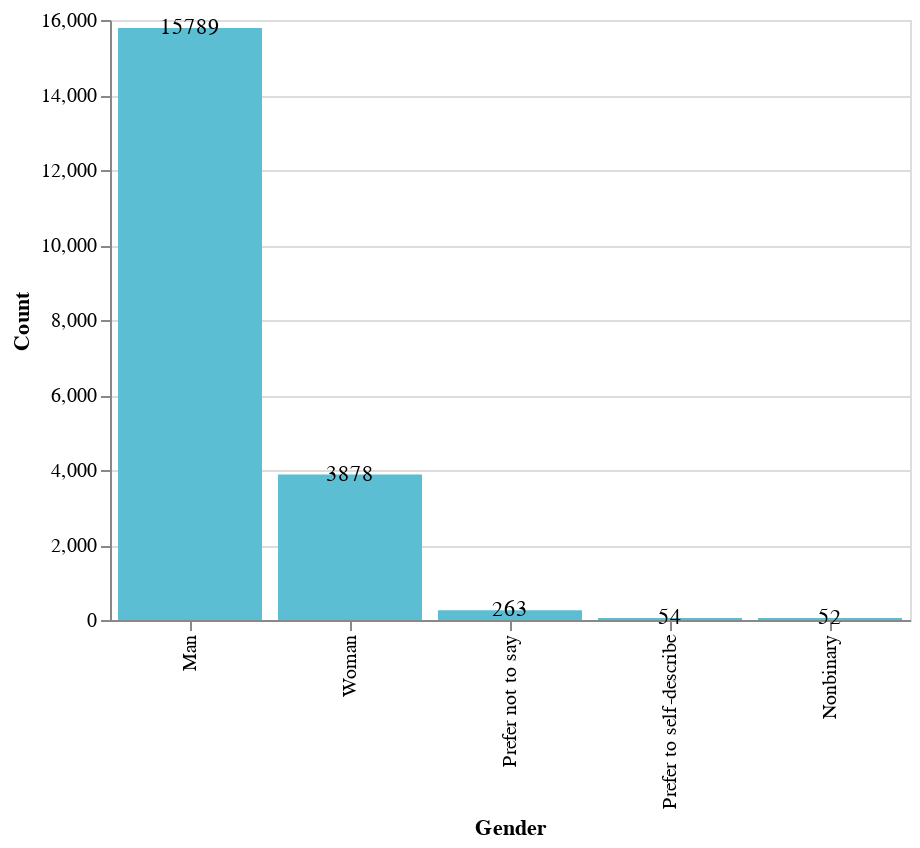

Here is the notebook cell this chart was saved with:
### Code cell
# distribution of gender; bar
Q1 = responses_df.groupby("Q2", as_index = False).count().sort_values(by = ['Q3'], ascending = False, ignore_index = True)
ch = alt.Chart(Q1).mark_bar(
    color = "#5bbed2"
).encode(
    x = alt.X('Q2', sort = '-y', title = "Gender"),
    y = alt.Y('Q3', title = "Count")
)

text = ch.mark_text(
    align = "center",
    dy = 5,
    baseline = 'bottom'
).encode(text = 'Q3')
(ch+text).properties(
    width=400,
    height=300
)

### Figure 1 — Vega-Lite specification as saved in the notebook (floating-point values rounded to 4 significant figures)
{"config": {"view": {"continuousWidth": 400, "continuousHeight": 300}}, "layer": [{"mark": {"type": "bar", "color": "#5bbed2"}, "encoding": {"x": {"type": "nominal", "field": "Q2", "sort": "-y", "title": "Gender"}, "y": {"type": "quantitative", "field": "Q3", "title": "Count"}}}, {"mark": {"type": "text", "align": "center", "baseline": "bottom", "dy": 5}, "encoding": {"text": {"type": "quantitative", "field": "Q3"}, "x": {"type": "nominal", "field": "Q2", "sort": "-y", "title": "Gender"}, "y": {"type": "quantitative", "field": "Q3", "title": "Count"}}}], "data": {"name": "data-70975e51ae39ff342047a10fdee1d4b5"}, "height": 300, "width": 400, "$schema": "https://vega.github.io/schema/vega-lite/v4.8.1.json", "datasets": {"data-70975e51ae39ff342047a10fdee1d4b5": [{"Q2": "Man", "Time from Start to Finish (seconds)": 15789, "Q1": 15789, "Q3": 15789, "Q4": 15446, "Q5": 15218, "Q6": 15099, "Q7_Part_1": 12530, "Q7_Part_2": 3299, "Q7_Part_3": 5940, "Q7_Part_4": 2552, "Q7_Part_5": 3063, "Q7_Part_6": 2641, "Q7_Part_7": 2487, "Q7_Part_8": 238, "Q7_Part_9": 171, "Q7_Part_10": 1561, "Q7_Part_11": 1679, "Q7_Part_12": 149, "Q7_OTHER": 1634, "Q8": 14200, "Q9_Part_1": 9019, "Q9_Part_2": 2946, "Q9_Part_3": 1956, "Q9_Part_4": 4993, "Q9_Part_5": 4190, "Q9_Part_6": 2636, "Q9_Part_7": 2423, "Q9_Part_8": 1973, "Q9_Part_9": 1303, "Q9_Part_10": 1173, "Q9_Part_11": 269, "Q9_OTHER": 929, "Q10_Part_1": 4980, "Q10_Part_2": 5239, "Q10_Part_3": 709, "Q10_Part_4": 159, "Q10_Part_5": 1594, "Q10_Part_6": 85, "Q10_Part_7": 652, "Q10_Part_8": 416, "Q10_Part_9": 202, "Q10_Part_10": 974, "Q10_Part_11": 989, "Q10_Part_12": 319, "Q10_Part_13": 4136, "Q10_OTHER": 392, "Q11": 13650, "Q12_Part_1": 6973, "Q12_Part_2": 792, "Q12_Part_3": 6077, "Q12_OTHER": 509, "Q13": 13480, "Q14_Part_1": 10079, "Q14_Part_2": 7195, "Q14_Part_3": 3338, "Q14_Part_4": 3202, "Q14_Part_5": 899, "Q14_Part_6": 691, "Q14_Part_7": 194, "Q14_Part_8": 775, "Q14_Part_9": 639, "Q14_Part_10": 484, "Q14_Part_11": 1425, "Q14_OTHER": 443, "Q15": 13182, "Q16_Part_1": 8432, "Q16_Part_2": 5803, "Q16_Part_3": 5204, "Q16_Part_4": 3557, "Q16_Part_5": 661, "Q16_Part_6": 184, "Q16_Part_7": 3361, "Q16_Part_8": 1602, "Q16_Part_9": 844, "Q16_Part_10": 458, "Q16_Part_11": 293, "Q16_Part_12": 758, "Q16_Part_13": 386, "Q16_Part_14": 73, "Q16_Part_15": 870, "Q16_OTHER": 292, "Q17_Part_1": 8587, "Q17_Part_2": 7135, "Q17_Part_3": 4416, "Q17_Part_4": 2916, "Q17_Part_5": 616, "Q17_Part_6": 2935, "Q17_Part_7": 4955, "Q17_Part_8": 889, "Q17_Part_9": 2944, "Q17_Part_10": 1107, "Q17_Part_11": 553, "Q17_OTHER": 325, "Q18_Part_1": 1832, "Q18_Part_2": 1685, "Q18_Part_3": 1788, "Q18_Part_4": 3020, "Q18_Part_5": 945, "Q18_Part_6": 950, "Q18_OTHER": 58, "Q19_Part_1": 1785, "Q19_Part_2": 1284, "Q19_Part_3": 476, "Q19_Part_4": 1231, "Q19_Part_5": 882, "Q19_OTHER": 67, "Q20": 9372, "Q21": 9289, "Q22": 9184, "Q23_Part_1": 5326, "Q23_Part_2": 2751, "Q23_Part_3": 3479, "Q23_Part_4": 2298, "Q23_Part_5": 2662, "Q23_Part_6": 1914, "Q23_Part_7": 1446, "Q23_OTHER": 383, "Q24": 8872, "Q25": 8767, "Q26_A_Part_1": 2423, "Q26_A_Part_2": 1466, "Q26_A_Part_3": 1969, "Q26_A_Part_4": 349, "Q26_A_Part_5": 223, "Q26_A_Part_6": 127, "Q26_A_Part_7": 154, "Q26_A_Part_8": 193, "Q26_A_Part_9": 95, "Q26_A_Part_10": 65, "Q26_A_Part_11": 1556, "Q26_A_OTHER": 208, "Q27_A_Part_1": 1458, "Q27_A_Part_2": 834, "Q27_A_Part_3": 541, "Q27_A_Part_4": 736, "Q27_A_Part_5": 440, "Q27_A_Part_6": 399, "Q27_A_Part_7": 897, "Q27_A_Part_8": 570, "Q27_A_Part_9": 297, "Q27_A_Part_10": 536, "Q27_A_Part_11": 905, "Q27_A_OTHER": 86, "Q28_A_Part_1": 532, "Q28_A_Part_2": 168, "Q28_A_Part_3": 199, "Q28_A_Part_4": 458, "Q28_A_Part_5": 262, "Q28_A_Part_6": 626, "Q28_A_Part_7": 192, "Q28_A_Part_8": 326, "Q28_A_Part_9": 375, "Q28_A_Part_10": 2212, "Q28_A_OTHER": 86, "Q29_A_Part_1": 2102, "Q29_A_Part_2": 1473, "Q29_A_Part_3": 1023, "Q29_A_Part_4": 802, "Q29_A_Part_5": 1115, "Q29_A_Part_6": 230, "Q29_A_Part_7": 223, "Q29_A_Part_8": 1320, "Q29_A_Part_9": 382, "Q29_A_Part_10": 376, "Q29_A_Part_11": 388, "Q29_A_Part_12": 265, "Q29_A_Part_13": 358, "Q29_A_Part_14": 583, "Q29_A_Part_15": 353, "Q29_A_Part_16": 205, "Q29_A_Part_17": 1258, "Q29_A_OTHER": 312, "Q30": 3049, "Q31_A_Part_1": 143, "Q31_A_Part_2": 1412, "Q31_A_Part_3": 533, "Q31_A_Part_4": 109, "Q31_A_Part_5": 1550, "Q31_A_Part_6": 235, "Q31_A_Part_7": 59, "Q31_A_Part_8": 267, "Q31_A_Part_9": 43, "Q31_A_Part_10": 71, "Q31_A_Part_11": 132, "Q31_A_Part_12": 45, "Q31_A_Part_13": 139, "Q31_A_Part_14": 2627, "Q31_A_OTHER": 291, "Q32": 1288, "Q33_A_Part_1": 575, "Q33_A_Part_2": 455, "Q33_A_Part_3": 692, "Q33_A_Part_4": 188, "Q33_A_Part_5": 600, "Q33_A_Part_6": 497, "Q33_A_Part_7": 3970, "Q33_A_OTHER": 109, "Q34_A_Part_1": 307, "Q34_A_Part_2": 134, "Q34_A_Part_3": 119, "Q34_A_Part_4": 119, "Q34_A_Part_5": 103, "Q34_A_Part_6": 349, "Q34_A_Part_7": 499, "Q34_A_Part_8": 243, "Q34_A_Part_9": 35, "Q34_A_Part_10": 86, "Q34_A_Part_11": 562, "Q34_A_OTHER": 136, "Q35_A_Part_1": 132, "Q35_A_Part_2": 313, "Q35_A_Part_3": 59, "Q35_A_Part_4": 49, "Q35_A_Part_5": 1172, "Q35_A_Part_6": 57, "Q35_A_Part_7": 75, "Q35_A_Part_8": 168, "Q35_A_Part_9": 57, "Q35_A_Part_10": 3999, "Q35_A_OTHER": 198, "Q36_Part_1": 193, "Q36_Part_2": 167, "Q36_Part_3": 81, "Q36_Part_4": 2958, "Q36_Part_5": 467, "Q36_Part_6": 1616, "Q36_Part_7": 1091, "Q36_Part_8": 270, "Q36_Part_9": 1936, "Q36_OTHER": 178, "Q37_Part_1": 6003, "Q37_Part_2": 2038, "Q37_Part_3": 4002, "Q37_Part_4": 2375, "Q37_Part_5": 941, "Q37_Part_6": 1685, "Q37_Part_7": 3788, "Q37_Part_8": 1238, "Q37_Part_9": 873, "Q37_Part_10": 2759, "Q37_Part_11": 1093, "Q37_OTHER": 1289, "Q38": 10832, "Q39_Part_1": 2403, "Q39_Part_2": 2181, "Q39_Part_3": 1811, "Q39_Part_4": 6449, "Q39_Part_5": 1799, "Q39_Part_6": 5681, "Q39_Part_7": 1210, "Q39_Part_8": 5159, "Q39_Part_9": 2151, "Q39_Part_10": 1285, "Q39_Part_11": 540, "Q39_OTHER": 386, "Q26_B_Part_1": 4136, "Q26_B_Part_2": 2968, "Q26_B_Part_3": 4086, "Q26_B_Part_4": 1277, "Q26_B_Part_5": 724, "Q26_B_Part_6": 412, "Q26_B_Part_7": 342, "Q26_B_Part_8": 279, "Q26_B_Part_9": 308, "Q26_B_Part_10": 233, "Q26_B_Part_11": 1013, "Q26_B_OTHER": 118, "Q27_B_Part_1": 1916, "Q27_B_Part_2": 2017, "Q27_B_Part_3": 1333, "Q27_B_Part_4": 1937, "Q27_B_Part_5": 1423, "Q27_B_Part_6": 1377, "Q27_B_Part_7": 2573, "Q27_B_Part_8": 2027, "Q27_B_Part_9": 1527, "Q27_B_Part_10": 1915, "Q27_B_Part_11": 727, "Q27_B_OTHER": 72, "Q28_B_Part_1": 1375, "Q28_B_Part_2": 1248, "Q28_B_Part_3": 1097, "Q28_B_Part_4": 1864, "Q28_B_Part_5": 1062, "Q28_B_Part_6": 2613, "Q28_B_Part_7": 1576, "Q28_B_Part_8": 2101, "Q28_B_Part_9": 2204, "Q28_B_Part_10": 1001, "Q28_B_OTHER": 66, "Q29_B_Part_1": 3162, "Q29_B_Part_2": 1712, "Q29_B_Part_3": 1619, "Q29_B_Part_4": 1054, "Q29_B_Part_5": 2424, "Q29_B_Part_6": 483, "Q29_B_Part_7": 531, "Q29_B_Part_8": 1455, "Q29_B_Part_9": 611, "Q29_B_Part_10": 873, "Q29_B_Part_11": 659, "Q29_B_Part_12": 530, "Q29_B_Part_13": 848, "Q29_B_Part_14": 1442, "Q29_B_Part_15": 1508, "Q29_B_Part_16": 871, "Q29_B_Part_17": 1048, "Q29_B_OTHER": 123, "Q31_B_Part_1": 2412, "Q31_B_Part_2": 670, "Q31_B_Part_3": 1956, "Q31_B_Part_4": 210, "Q31_B_Part_5": 2847, "Q31_B_Part_6": 612, "Q31_B_Part_7": 397, "Q31_B_Part_8": 432, "Q31_B_Part_9": 129, "Q31_B_Part_10": 133, "Q31_B_Part_11": 250, "Q31_B_Part_12": 152, "Q31_B_Part_13": 684, "Q31_B_Part_14": 1767, "Q31_B_OTHER": 130, "Q33_B_Part_1": 1904, "Q33_B_Part_2": 1979, "Q33_B_Part_3": 2528, "Q33_B_Part_4": 1169, "Q33_B_Part_5": 1933, "Q33_B_Part_6": 2446, "Q33_B_Part_7": 1694, "Q33_B_OTHER": 132, "Q34_B_Part_1": 1899, "Q34_B_Part_2": 680, "Q34_B_Part_3": 561, "Q34_B_Part_4": 610, "Q34_B_Part_5": 344, "Q34_B_Part_6": 1868, "Q34_B_Part_7": 2160, "Q34_B_Part_8": 1058, "Q34_B_Part_9": 228, "Q34_B_Part_10": 521, "Q34_B_Part_11": 640, "Q34_B_OTHER": 134, "Q35_B_Part_1": 695, "Q35_B_Part_2": 885, "Q35_B_Part_3": 364, "Q35_B_Part_4": 306, "Q35_B_Part_5": 2521, "Q35_B_Part_6": 413, "Q35_B_Part_7": 330, "Q35_B_Part_8": 610, "Q35_B_Part_9": 367, "Q35_B_Part_10": 2467, "Q35_B_OTHER": 174}, {"Q2": "Woman", "Time from Start to Finish (seconds)": 3878, "Q1": 3878, "Q3": 3878, "Q4": 3764, "Q5": 3713, "Q6": 3680, "Q7_Part_1": 2736, "Q7_Part_2": 908, "Q7_Part_3": 1460, "Q7_Part_4": 707, "Q7_Part_5": 698, "Q7_Part_6": 674, "Q7_Part_7": 449, "Q7_Part_8": 16, "Q7_Part_9": 20, "Q7_Part_10": 164, "Q7_Part_11": 497, "Q7_Part_12": 51, "Q7_OTHER": 266, "Q8": 3316, "Q9_Part_1": 2014, "Q9_Part_2": 813, "Q9_Part_3": 451, "Q9_Part_4": 771, "Q9_Part_5": 823, "Q9_Part_6": 599, "Q9_Part_7": 623, "Q9_Part_8": 432, "Q9_Part_9": 148, "Q9_Part_10": 402, "Q9_Part_11": 109, "Q9_OTHER": 201, "Q10_Part_1": 922, "Q10_Part_2": 995, "Q10_Part_3": 136, "Q10_Part_4": 18, "Q10_Part_5": 441, "Q10_Part_6": 17, "Q10_Part_7": 176, "Q10_Part_8": 76, "Q10_Part_9": 38, "Q10_Part_10": 223, "Q10_Part_11": 219, "Q10_Part_12": 67, "Q10_Part_13": 1052, "Q10_OTHER": 86, "Q11": 3102, "Q12_Part_1": 1207, "Q12_Part_2": 150, "Q12_Part_3": 1680, "Q12_OTHER": 147, "Q13": 3027, "Q14_Part_1": 2063, "Q14_Part_2": 1507, "Q14_Part_3": 731, "Q14_Part_4": 863, "Q14_Part_5": 218, "Q14_Part_6": 117, "Q14_Part_7": 33, "Q14_Part_8": 127, "Q14_Part_9": 197, "Q14_Part_10": 101, "Q14_Part_11": 432, "Q14_OTHER": 109, "Q15": 2928, "Q16_Part_1": 1660, "Q16_Part_2": 1016, "Q16_Part_3": 891, "Q16_Part_4": 555, "Q16_Part_5": 66, "Q16_Part_6": 31, "Q16_Part_7": 512, "Q16_Part_8": 168, "Q16_Part_9": 102, "Q16_Part_10": 61, "Q16_Part_11": 45, "Q16_Part_12": 166, "Q16_Part_13": 89, "Q16_Part_14": 9, "Q16_Part_15": 317, "Q16_OTHER": 68, "Q17_Part_1": 1801, "Q17_Part_2": 1532, "Q17_Part_3": 641, "Q17_Part_4": 673, "Q17_Part_5": 98, "Q17_Part_6": 372, "Q17_Part_7": 800, "Q17_Part_8": 112, "Q17_Part_9": 466, "Q17_Part_10": 159, "Q17_Part_11": 170, "Q17_OTHER": 69, "Q18_Part_1": 262, "Q18_Part_2": 280, "Q18_Part_3": 253, "Q18_Part_4": 433, "Q18_Part_5": 119, "Q18_Part_6": 186, "Q18_OTHER": 10, "Q19_Part_1": 281, "Q19_Part_2": 202, "Q19_Part_3": 67, "Q19_Part_4": 163, "Q19_Part_5": 149, "Q19_OTHER": 14, "Q20": 1846, "Q21": 1809, "Q22": 1764, "Q23_Part_1": 991, "Q23_Part_2": 509, "Q23_Part_3": 458, "Q23_Part_4": 379, "Q23_Part_5": 399, "Q23_Part_6": 383, "Q23_Part_7": 281, "Q23_OTHER": 128, "Q24": 1683, "Q25": 1629, "Q26_A_Part_1": 329, "Q26_A_Part_2": 208, "Q26_A_Part_3": 285, "Q26_A_Part_4": 83, "Q26_A_Part_5": 58, "Q26_A_Part_6": 40, "Q26_A_Part_7": 35, "Q26_A_Part_8": 52, "Q26_A_Part_9": 17, "Q26_A_Part_10": 8, "Q26_A_Part_11": 263, "Q26_A_OTHER": 31, "Q27_A_Part_1": 166, "Q27_A_Part_2": 94, "Q27_A_Part_3": 64, "Q27_A_Part_4": 108, "Q27_A_Part_5": 57, "Q27_A_Part_6": 54, "Q27_A_Part_7": 105, "Q27_A_Part_8": 74, "Q27_A_Part_9": 48, "Q27_A_Part_10": 75, "Q27_A_Part_11": 157, "Q27_A_OTHER": 11, "Q28_A_Part_1": 72, "Q28_A_Part_2": 21, "Q28_A_Part_3": 21, "Q28_A_Part_4": 79, "Q28_A_Part_5": 36, "Q28_A_Part_6": 89, "Q28_A_Part_7": 38, "Q28_A_Part_8": 52, "Q28_A_Part_9": 63, "Q28_A_Part_10": 311, "Q28_A_OTHER": 13, "Q29_A_Part_1": 350, "Q29_A_Part_2": 169, "Q29_A_Part_3": 125, "Q29_A_Part_4": 136, "Q29_A_Part_5": 135, "Q29_A_Part_6": 41, "Q29_A_Part_7": 39, "Q29_A_Part_8": 212, "Q29_A_Part_9": 74, "Q29_A_Part_10": 49, "Q29_A_Part_11": 44, "Q29_A_Part_12": 36, "Q29_A_Part_13": 43, "Q29_A_Part_14": 73, "Q29_A_Part_15": 64, "Q29_A_Part_16": 30, "Q29_A_Part_17": 215, "Q29_A_OTHER": 37, "Q30": 407, "Q31_A_Part_1": 24, "Q31_A_Part_2": 217, "Q31_A_Part_3": 89, "Q31_A_Part_4": 11, "Q31_A_Part_5": 262, "Q31_A_Part_6": 31, "Q31_A_Part_7": 13, "Q31_A_Part_8": 47, "Q31_A_Part_9": 12, "Q31_A_Part_10": 14, "Q31_A_Part_11": 26, "Q31_A_Part_12": 15, "Q31_A_Part_13": 27, "Q31_A_Part_14": 383, "Q31_A_OTHER": 47, "Q32": 195, "Q33_A_Part_1": 67, "Q33_A_Part_2": 61, "Q33_A_Part_3": 103, "Q33_A_Part_4": 30, "Q33_A_Part_5": 65, "Q33_A_Part_6": 74, "Q33_A_Part_7": 643, "Q33_A_OTHER": 18, "Q34_A_Part_1": 48, "Q34_A_Part_2": 22, "Q34_A_Part_3": 21, "Q34_A_Part_4": 27, "Q34_A_Part_5": 12, "Q34_A_Part_6": 58, "Q34_A_Part_7": 71, "Q34_A_Part_8": 38, "Q34_A_Part_9": 6, "Q34_A_Part_10": 21, "Q34_A_Part_11": 70, "Q34_A_OTHER": 19, "Q35_A_Part_1": 16, "Q35_A_Part_2": 50, "Q35_A_Part_3": 10, "Q35_A_Part_4": 7, "Q35_A_Part_5": 129, "Q35_A_Part_6": 8, "Q35_A_Part_7": 10, "Q35_A_Part_8": 40, "Q35_A_Part_9": 15, "Q35_A_Part_10": 665, "Q35_A_OTHER": 25, "Q36_Part_1": 32, "Q36_Part_2": 16, "Q36_Part_3": 7, "Q36_Part_4": 430, "Q36_Part_5": 54, "Q36_Part_6": 236, "Q36_Part_7": 141, "Q36_Part_8": 52, "Q36_Part_9": 338, "Q36_OTHER": 23, "Q37_Part_1": 1265, "Q37_Part_2": 414, "Q37_Part_3": 753, "Q37_Part_4": 606, "Q37_Part_5": 94, "Q37_Part_6": 341, "Q37_Part_7": 770, "Q37_Part_8": 353, "Q37_Part_9": 190, "Q37_Part_10": 749, "Q37_Part_11": 176, "Q37_OTHER": 322, "Q38": 2229, "Q39_Part_1": 414, "Q39_Part_2": 445, "Q39_Part_3": 277, "Q39_Part_4": 1268, "Q39_Part_5": 441, "Q39_Part_6": 1111, "Q39_Part_7": 248, "Q39_Part_8": 1106, "Q39_Part_9": 438, "Q39_Part_10": 248, "Q39_Part_11": 133, "Q39_OTHER": 78, "Q26_B_Part_1": 1018, "Q26_B_Part_2": 754, "Q26_B_Part_3": 969, "Q26_B_Part_4": 443, "Q26_B_Part_5": 317, "Q26_B_Part_6": 154, "Q26_B_Part_7": 130, "Q26_B_Part_8": 126, "Q26_B_Part_9": 102, "Q26_B_Part_10": 64, "Q26_B_Part_11": 280, "Q26_B_OTHER": 38, "Q27_B_Part_1": 426, "Q27_B_Part_2": 445, "Q27_B_Part_3": 332, "Q27_B_Part_4": 520, "Q27_B_Part_5": 391, "Q27_B_Part_6": 380, "Q27_B_Part_7": 622, "Q27_B_Part_8": 573, "Q27_B_Part_9": 410, "Q27_B_Part_10": 502, "Q27_B_Part_11": 168, "Q27_B_OTHER": 26, "Q28_B_Part_1": 309, "Q28_B_Part_2": 372, "Q28_B_Part_3": 285, "Q28_B_Part_4": 545, "Q28_B_Part_5": 308, "Q28_B_Part_6": 716, "Q28_B_Part_7": 439, "Q28_B_Part_8": 608, "Q28_B_Part_9": 589, "Q28_B_Part_10": 189, "Q28_B_OTHER": 20, "Q29_B_Part_1": 881, "Q29_B_Part_2": 386, "Q29_B_Part_3": 448, "Q29_B_Part_4": 431, "Q29_B_Part_5": 586, "Q29_B_Part_6": 195, "Q29_B_Part_7": 199, "Q29_B_Part_8": 477, "Q29_B_Part_9": 221, "Q29_B_Part_10": 269, "Q29_B_Part_11": 194, "Q29_B_Part_12": 146, "Q29_B_Part_13": 207, "Q29_B_Part_14": 383, "Q29_B_Part_15": 486, "Q29_B_Part_16": 200, "Q29_B_Part_17": 195, "Q29_B_OTHER": 40, "Q31_B_Part_1": 693, "Q31_B_Part_2": 219, "Q31_B_Part_3": 595, "Q31_B_Part_4": 69, "Q31_B_Part_5": 843, "Q31_B_Part_6": 195, "Q31_B_Part_7": 151, "Q31_B_Part_8": 134, "Q31_B_Part_9": 49, "Q31_B_Part_10": 44, "Q31_B_Part_11": 87, "Q31_B_Part_12": 48, "Q31_B_Part_13": 305, "Q31_B_Part_14": 291, "Q31_B_OTHER": 43, "Q33_B_Part_1": 481, "Q33_B_Part_2": 516, "Q33_B_Part_3": 686, "Q33_B_Part_4": 311, "Q33_B_Part_5": 425, "Q33_B_Part_6": 669, "Q33_B_Part_7": 373, "Q33_B_OTHER": 49, "Q34_B_Part_1": 541, "Q34_B_Part_2": 168, "Q34_B_Part_3": 224, "Q34_B_Part_4": 212, "Q34_B_Part_5": 93, "Q34_B_Part_6": 480, "Q34_B_Part_7": 553, "Q34_B_Part_8": 270, "Q34_B_Part_9": 76, "Q34_B_Part_10": 175, "Q34_B_Part_11": 142, "Q34_B_OTHER": 52, "Q35_B_Part_1": 226, "Q35_B_Part_2": 273, "Q35_B_Part_3": 121, "Q35_B_Part_4": 116, "Q35_B_Part_5": 633, "Q35_B_Part_6": 137, "Q35_B_Part_7": 140, "Q35_B_Part_8": 225, "Q35_B_Part_9": 147, "Q35_B_Part_10": 553, "Q35_B_OTHER": 66}, {"Q2": "Prefer not to say", "Time from Start to Finish (seconds)": 263, "Q1": 263, "Q3": 263, "Q4": 256, "Q5": 245, "Q6": 242, "Q7_Part_1": 182, "Q7_Part_2": 48, "Q7_Part_3": 97, "Q7_Part_4": 36, "Q7_Part_5": 43, "Q7_Part_6": 42, "Q7_Part_7": 41, "Q7_Part_8": 5, "Q7_Part_9": 4, "Q7_Part_10": 31, "Q7_Part_11": 28, "Q7_Part_12": 6, "Q7_OTHER": 31, "Q8": 216, "Q9_Part_1": 123, "Q9_Part_2": 49, "Q9_Part_3": 25, "Q9_Part_4": 75, "Q9_Part_5": 62, "Q9_Part_6": 43, "Q9_Part_7": 61, "Q9_Part_8": 32, "Q9_Part_9": 36, "Q9_Part_10": 23, "Q9_Part_11": 7, "Q9_OTHER": 18, "Q10_Part_1": 58, "Q10_Part_2": 68, "Q10_Part_3": 8, "Q10_Part_4": 1, "Q10_Part_5": 24, "Q10_Part_6": 3, "Q10_Part_7": 15, "Q10_Part_8": 3, "Q10_Part_9": 5, "Q10_Part_10": 15, "Q10_Part_11": 17, "Q10_Part_12": 6, "Q10_Part_13": 71, "Q10_OTHER": 5, "Q11": 197, "Q12_Part_1": 91, "Q12_Part_2": 13, "Q12_Part_3": 95, "Q12_OTHER": 8, "Q13": 194, "Q14_Part_1": 140, "Q14_Part_2": 79, "Q14_Part_3": 39, "Q14_Part_4": 41, "Q14_Part_5": 13, "Q14_Part_6": 18, "Q14_Part_7": 3, "Q14_Part_8": 13, "Q14_Part_9": 8, "Q14_Part_10": 6, "Q14_Part_11": 31, "Q14_OTHER": 10, "Q15": 187, "Q16_Part_1": 105, "Q16_Part_2": 86, "Q16_Part_3": 65, "Q16_Part_4": 55, "Q16_Part_5": 10, "Q16_Part_6": 3, "Q16_Part_7": 43, "Q16_Part_8": 20, "Q16_Part_9": 7, "Q16_Part_10": 8, "Q16_Part_11": 5, "Q16_Part_12": 13, "Q16_Part_13": 4, "Q16_Part_14": 1, "Q16_Part_15": 14, "Q16_OTHER": 5, "Q17_Part_1": 118, "Q17_Part_2": 91, "Q17_Part_3": 50, "Q17_Part_4": 38, "Q17_Part_5": 9, "Q17_Part_6": 37, "Q17_Part_7": 73, "Q17_Part_8": 17, "Q17_Part_9": 39, "Q17_Part_10": 21, "Q17_Part_11": 11, "Q17_OTHER": 10, "Q18_Part_1": 30, "Q18_Part_2": 29, "Q18_Part_3": 28, "Q18_Part_4": 44, "Q18_Part_5": 18, "Q18_Part_6": 10, "Q18_OTHER": 2, "Q19_Part_1": 29, "Q19_Part_2": 21, "Q19_Part_3": 10, "Q19_Part_4": 24, "Q19_Part_5": 9, "Q19_OTHER": 0, "Q20": 139, "Q21": 138, "Q22": 136, "Q23_Part_1": 77, "Q23_Part_2": 44, "Q23_Part_3": 54, "Q23_Part_4": 35, "Q23_Part_5": 45, "Q23_Part_6": 31, "Q23_Part_7": 22, "Q23_OTHER": 5, "Q24": 131, "Q25": 131, "Q26_A_Part_1": 39, "Q26_A_Part_2": 23, "Q26_A_Part_3": 28, "Q26_A_Part_4": 7, "Q26_A_Part_5": 4, "Q26_A_Part_6": 1, "Q26_A_Part_7": 1, "Q26_A_Part_8": 1, "Q26_A_Part_9": 3, "Q26_A_Part_10": 3, "Q26_A_Part_11": 16, "Q26_A_OTHER": 5, "Q27_A_Part_1": 20, "Q27_A_Part_2": 14, "Q27_A_Part_3": 10, "Q27_A_Part_4": 6, "Q27_A_Part_5": 4, "Q27_A_Part_6": 6, "Q27_A_Part_7": 12, "Q27_A_Part_8": 7, "Q27_A_Part_9": 2, "Q27_A_Part_10": 8, "Q27_A_Part_11": 16, "Q27_A_OTHER": 1, "Q28_A_Part_1": 5, "Q28_A_Part_2": 2, "Q28_A_Part_3": 2, "Q28_A_Part_4": 3, "Q28_A_Part_5": 5, "Q28_A_Part_6": 6, "Q28_A_Part_7": 3, "Q28_A_Part_8": 6, "Q28_A_Part_9": 6, "Q28_A_Part_10": 39, "Q28_A_OTHER": 1, "Q29_A_Part_1": 26, "Q29_A_Part_2": 27, "Q29_A_Part_3": 20, "Q29_A_Part_4": 17, "Q29_A_Part_5": 10, "Q29_A_Part_6": 2, "Q29_A_Part_7": 6, "Q29_A_Part_8": 21, "Q29_A_Part_9": 6, "Q29_A_Part_10": 6, "Q29_A_Part_11": 8, "Q29_A_Part_12": 7, "Q29_A_Part_13": 8, "Q29_A_Part_14": 12, "Q29_A_Part_15": 10, "Q29_A_Part_16": 8, "Q29_A_Part_17": 17, "Q29_A_OTHER": 5, "Q30": 44, "Q31_A_Part_1": 3, "Q31_A_Part_2": 14, "Q31_A_Part_3": 5, "Q31_A_Part_4": 1, "Q31_A_Part_5": 17, "Q31_A_Part_6": 1, "Q31_A_Part_7": 0, "Q31_A_Part_8": 3, "Q31_A_Part_9": 1, "Q31_A_Part_10": 0, "Q31_A_Part_11": 2, "Q31_A_Part_12": 1, "Q31_A_Part_13": 4, "Q31_A_Part_14": 43, "Q31_A_OTHER": 6, "Q32": 11, "Q33_A_Part_1": 8, "Q33_A_Part_2": 5, "Q33_A_Part_3": 16, "Q33_A_Part_4": 5, "Q33_A_Part_5": 12, "Q33_A_Part_6": 9, "Q33_A_Part_7": 52, "Q33_A_OTHER": 3, "Q34_A_Part_1": 5, "Q34_A_Part_2": 5, "Q34_A_Part_3": 5, "Q34_A_Part_4": 4, "Q34_A_Part_5": 4, "Q34_A_Part_6": 8, "Q34_A_Part_7": 11, "Q34_A_Part_8": 4, "Q34_A_Part_9": 2, "Q34_A_Part_10": 4, "Q34_A_Part_11": 5, "Q34_A_OTHER": 5, "Q35_A_Part_1": 1, "Q35_A_Part_2": 5, "Q35_A_Part_3": 1, "Q35_A_Part_4": 1, "Q35_A_Part_5": 17, "Q35_A_Part_6": 1, "Q35_A_Part_7": 1, "Q35_A_Part_8": 2, "Q35_A_Part_9": 2, "Q35_A_Part_10": 54, "Q35_A_OTHER": 6, "Q36_Part_1": 2, "Q36_Part_2": 2, "Q36_Part_3": 3, "Q36_Part_4": 35, "Q36_Part_5": 5, "Q36_Part_6": 20, "Q36_Part_7": 11, "Q36_Part_8": 6, "Q36_Part_9": 34, "Q36_OTHER": 7, "Q37_Part_1": 77, "Q37_Part_2": 31, "Q37_Part_3": 56, "Q37_Part_4": 35, "Q37_Part_5": 14, "Q37_Part_6": 19, "Q37_Part_7": 51, "Q37_Part_8": 20, "Q37_Part_9": 9, "Q37_Part_10": 43, "Q37_Part_11": 29, "Q37_OTHER": 18, "Q38": 162, "Q39_Part_1": 34, "Q39_Part_2": 30, "Q39_Part_3": 30, "Q39_Part_4": 87, "Q39_Part_5": 23, "Q39_Part_6": 73, "Q39_Part_7": 23, "Q39_Part_8": 70, "Q39_Part_9": 40, "Q39_Part_10": 18, "Q39_Part_11": 11, "Q39_OTHER": 6, "Q26_B_Part_1": 55, "Q26_B_Part_2": 35, "Q26_B_Part_3": 62, "Q26_B_Part_4": 15, "Q26_B_Part_5": 10, "Q26_B_Part_6": 9, "Q26_B_Part_7": 5, "Q26_B_Part_8": 6, "Q26_B_Part_9": 7, "Q26_B_Part_10": 4, "Q26_B_Part_11": 21, "Q26_B_OTHER": 5, "Q27_B_Part_1": 23, "Q27_B_Part_2": 21, "Q27_B_Part_3": 14, "Q27_B_Part_4": 18, "Q27_B_Part_5": 13, "Q27_B_Part_6": 13, "Q27_B_Part_7": 40, "Q27_B_Part_8": 33, "Q27_B_Part_9": 23, "Q27_B_Part_10": 30, "Q27_B_Part_11": 15, "Q27_B_OTHER": 2, "Q28_B_Part_1": 12, "Q28_B_Part_2": 16, "Q28_B_Part_3": 12, "Q28_B_Part_4": 19, "Q28_B_Part_5": 11, "Q28_B_Part_6": 38, "Q28_B_Part_7": 14, "Q28_B_Part_8": 29, "Q28_B_Part_9": 29, "Q28_B_Part_10": 23, "Q28_B_OTHER": 1, "Q29_B_Part_1": 40, "Q29_B_Part_2": 25, "Q29_B_Part_3": 23, "Q29_B_Part_4": 15, "Q29_B_Part_5": 35, "Q29_B_Part_6": 12, "Q29_B_Part_7": 10, "Q29_B_Part_8": 20, "Q29_B_Part_9": 8, "Q29_B_Part_10": 13, "Q29_B_Part_11": 9, "Q29_B_Part_12": 12, "Q29_B_Part_13": 12, "Q29_B_Part_14": 18, "Q29_B_Part_15": 22, "Q29_B_Part_16": 10, "Q29_B_Part_17": 24, "Q29_B_OTHER": 5, "Q31_B_Part_1": 23, "Q31_B_Part_2": 11, "Q31_B_Part_3": 27, "Q31_B_Part_4": 6, "Q31_B_Part_5": 30, "Q31_B_Part_6": 8, "Q31_B_Part_7": 6, "Q31_B_Part_8": 7, "Q31_B_Part_9": 3, "Q31_B_Part_10": 3, "Q31_B_Part_11": 5, "Q31_B_Part_12": 2, "Q31_B_Part_13": 10, "Q31_B_Part_14": 38, "Q31_B_OTHER": 5, "Q33_B_Part_1": 23, "Q33_B_Part_2": 29, "Q33_B_Part_3": 39, "Q33_B_Part_4": 22, "Q33_B_Part_5": 23, "Q33_B_Part_6": 32, "Q33_B_Part_7": 29, "Q33_B_OTHER": 4, "Q34_B_Part_1": 26, "Q34_B_Part_2": 8, "Q34_B_Part_3": 9, "Q34_B_Part_4": 5, "Q34_B_Part_5": 5, "Q34_B_Part_6": 25, "Q34_B_Part_7": 26, "Q34_B_Part_8": 15, "Q34_B_Part_9": 5, "Q34_B_Part_10": 5, "Q34_B_Part_11": 13, "Q34_B_OTHER": 3, "Q35_B_Part_1": 11, "Q35_B_Part_2": 9, "Q35_B_Part_3": 6, "Q35_B_Part_4": 4, "Q35_B_Part_5": 31, "Q35_B_Part_6": 3, "Q35_B_Part_7": 6, "Q35_B_Part_8": 7, "Q35_B_Part_9": 2, "Q35_B_Part_10": 40, "Q35_B_OTHER": 6}, {"Q2": "Prefer to self-describe", "Time from Start to Finish (seconds)": 54, "Q1": 54, "Q3": 54, "Q4": 53, "Q5": 53, "Q6": 52, "Q7_Part_1": 41, "Q7_Part_2": 8, "Q7_Part_3": 18, "Q7_Part_4": 12, "Q7_Part_5": 13, "Q7_Part_6": 9, "Q7_Part_7": 12, "Q7_Part_8": 2, "Q7_Part_9": 1, "Q7_Part_10": 10, "Q7_Part_11": 6, "Q7_Part_12": 0, "Q7_OTHER": 7, "Q8": 45, "Q9_Part_1": 33, "Q9_Part_2": 6, "Q9_Part_3": 7, "Q9_Part_4": 17, "Q9_Part_5": 14, "Q9_Part_6": 9, "Q9_Part_7": 11, "Q9_Part_8": 9, "Q9_Part_9": 7, "Q9_Part_10": 1, "Q9_Part_11": 0, "Q9_OTHER": 8, "Q10_Part_1": 17, "Q10_Part_2": 13, "Q10_Part_3": 3, "Q10_Part_4": 1, "Q10_Part_5": 6, "Q10_Part_6": 0, "Q10_Part_7": 1, "Q10_Part_8": 2, "Q10_Part_9": 0, "Q10_Part_10": 4, "Q10_Part_11": 1, "Q10_Part_12": 2, "Q10_Part_13": 13, "Q10_OTHER": 1, "Q11": 41, "Q12_Part_1": 21, "Q12_Part_2": 4, "Q12_Part_3": 19, "Q12_OTHER": 1, "Q13": 41, "Q14_Part_1": 33, "Q14_Part_2": 23, "Q14_Part_3": 12, "Q14_Part_4": 6, "Q14_Part_5": 2, "Q14_Part_6": 3, "Q14_Part_7": 3, "Q14_Part_8": 0, "Q14_Part_9": 3, "Q14_Part_10": 1, "Q14_Part_11": 3, "Q14_OTHER": 2, "Q15": 39, "Q16_Part_1": 30, "Q16_Part_2": 13, "Q16_Part_3": 15, "Q16_Part_4": 13, "Q16_Part_5": 3, "Q16_Part_6": 0, "Q16_Part_7": 10, "Q16_Part_8": 6, "Q16_Part_9": 2, "Q16_Part_10": 3, "Q16_Part_11": 0, "Q16_Part_12": 0, "Q16_Part_13": 1, "Q16_Part_14": 0, "Q16_Part_15": 2, "Q16_OTHER": 1, "Q17_Part_1": 29, "Q17_Part_2": 28, "Q17_Part_3": 14, "Q17_Part_4": 8, "Q17_Part_5": 5, "Q17_Part_6": 8, "Q17_Part_7": 17, "Q17_Part_8": 5, "Q17_Part_9": 11, "Q17_Part_10": 4, "Q17_Part_11": 0, "Q17_OTHER": 2, "Q18_Part_1": 9, "Q18_Part_2": 4, "Q18_Part_3": 5, "Q18_Part_4": 7, "Q18_Part_5": 6, "Q18_Part_6": 4, "Q18_OTHER": 1, "Q19_Part_1": 6, "Q19_Part_2": 4, "Q19_Part_3": 2, "Q19_Part_4": 4, "Q19_Part_5": 4, "Q19_OTHER": 0, "Q20": 24, "Q21": 24, "Q22": 24, "Q23_Part_1": 14, "Q23_Part_2": 8, "Q23_Part_3": 5, "Q23_Part_4": 5, "Q23_Part_5": 5, "Q23_Part_6": 6, "Q23_Part_7": 2, "Q23_OTHER": 5, "Q24": 23, "Q25": 23, "Q26_A_Part_1": 6, "Q26_A_Part_2": 3, "Q26_A_Part_3": 2, "Q26_A_Part_4": 2, "Q26_A_Part_5": 1, "Q26_A_Part_6": 1, "Q26_A_Part_7": 1, "Q26_A_Part_8": 2, "Q26_A_Part_9": 0, "Q26_A_Part_10": 0, "Q26_A_Part_11": 2, "Q26_A_OTHER": 1, "Q27_A_Part_1": 1, "Q27_A_Part_2": 2, "Q27_A_Part_3": 0, "Q27_A_Part_4": 3, "Q27_A_Part_5": 1, "Q27_A_Part_6": 1, "Q27_A_Part_7": 0, "Q27_A_Part_8": 0, "Q27_A_Part_9": 0, "Q27_A_Part_10": 2, "Q27_A_Part_11": 2, "Q27_A_OTHER": 1, "Q28_A_Part_1": 2, "Q28_A_Part_2": 0, "Q28_A_Part_3": 1, "Q28_A_Part_4": 1, "Q28_A_Part_5": 1, "Q28_A_Part_6": 1, "Q28_A_Part_7": 0, "Q28_A_Part_8": 2, "Q28_A_Part_9": 1, "Q28_A_Part_10": 2, "Q28_A_OTHER": 1, "Q29_A_Part_1": 7, "Q29_A_Part_2": 1, "Q29_A_Part_3": 5, "Q29_A_Part_4": 1, "Q29_A_Part_5": 2, "Q29_A_Part_6": 0, "Q29_A_Part_7": 2, "Q29_A_Part_8": 2, "Q29_A_Part_9": 1, "Q29_A_Part_10": 2, "Q29_A_Part_11": 2, "Q29_A_Part_12": 0, "Q29_A_Part_13": 1, "Q29_A_Part_14": 0, "Q29_A_Part_15": 1, "Q29_A_Part_16": 0, "Q29_A_Part_17": 1, "Q29_A_OTHER": 0, "Q30": 7, "Q31_A_Part_1": 1, "Q31_A_Part_2": 3, "Q31_A_Part_3": 0, "Q31_A_Part_4": 0, "Q31_A_Part_5": 3, "Q31_A_Part_6": 2, "Q31_A_Part_7": 0, "Q31_A_Part_8": 1, "Q31_A_Part_9": 0, "Q31_A_Part_10": 0, "Q31_A_Part_11": 0, "Q31_A_Part_12": 0, "Q31_A_Part_13": 0, "Q31_A_Part_14": 6, "Q31_A_OTHER": 1, "Q32": 3, "Q33_A_Part_1": 1, "Q33_A_Part_2": 2, "Q33_A_Part_3": 1, "Q33_A_Part_4": 0, "Q33_A_Part_5": 2, "Q33_A_Part_6": 0, "Q33_A_Part_7": 9, "Q33_A_OTHER": 0, "Q34_A_Part_1": 1, "Q34_A_Part_2": 1, "Q34_A_Part_3": 1, "Q34_A_Part_4": 1, "Q34_A_Part_5": 1, "Q34_A_Part_6": 0, "Q34_A_Part_7": 1, "Q34_A_Part_8": 1, "Q34_A_Part_9": 1, "Q34_A_Part_10": 0, "Q34_A_Part_11": 2, "Q34_A_OTHER": 0, "Q35_A_Part_1": 0, "Q35_A_Part_2": 2, "Q35_A_Part_3": 0, "Q35_A_Part_4": 0, "Q35_A_Part_5": 4, "Q35_A_Part_6": 0, "Q35_A_Part_7": 0, "Q35_A_Part_8": 1, "Q35_A_Part_9": 0, "Q35_A_Part_10": 6, "Q35_A_OTHER": 0, "Q36_Part_1": 0, "Q36_Part_2": 1, "Q36_Part_3": 1, "Q36_Part_4": 6, "Q36_Part_5": 0, "Q36_Part_6": 3, "Q36_Part_7": 2, "Q36_Part_8": 1, "Q36_Part_9": 4, "Q36_OTHER": 1, "Q37_Part_1": 20, "Q37_Part_2": 7, "Q37_Part_3": 15, "Q37_Part_4": 6, "Q37_Part_5": 5, "Q37_Part_6": 5, "Q37_Part_7": 12, "Q37_Part_8": 3, "Q37_Part_9": 2, "Q37_Part_10": 6, "Q37_Part_11": 4, "Q37_OTHER": 4, "Q38": 33, "Q39_Part_1": 5, "Q39_Part_2": 11, "Q39_Part_3": 8, "Q39_Part_4": 18, "Q39_Part_5": 7, "Q39_Part_6": 22, "Q39_Part_7": 7, "Q39_Part_8": 15, "Q39_Part_9": 8, "Q39_Part_10": 5, "Q39_Part_11": 2, "Q39_OTHER": 3, "Q26_B_Part_1": 14, "Q26_B_Part_2": 14, "Q26_B_Part_3": 11, "Q26_B_Part_4": 6, "Q26_B_Part_5": 3, "Q26_B_Part_6": 2, "Q26_B_Part_7": 2, "Q26_B_Part_8": 2, "Q26_B_Part_9": 2, "Q26_B_Part_10": 1, "Q26_B_Part_11": 6, "Q26_B_OTHER": 0, "Q27_B_Part_1": 5, "Q27_B_Part_2": 7, "Q27_B_Part_3": 3, "Q27_B_Part_4": 5, "Q27_B_Part_5": 8, "Q27_B_Part_6": 7, "Q27_B_Part_7": 7, "Q27_B_Part_8": 9, "Q27_B_Part_9": 6, "Q27_B_Part_10": 9, "Q27_B_Part_11": 2, "Q27_B_OTHER": 0, "Q28_B_Part_1": 4, "Q28_B_Part_2": 3, "Q28_B_Part_3": 2, "Q28_B_Part_4": 6, "Q28_B_Part_5": 5, "Q28_B_Part_6": 8, "Q28_B_Part_7": 7, "Q28_B_Part_8": 9, "Q28_B_Part_9": 8, "Q28_B_Part_10": 5, "Q28_B_OTHER": 0, "Q29_B_Part_1": 7, "Q29_B_Part_2": 2, "Q29_B_Part_3": 5, "Q29_B_Part_4": 4, "Q29_B_Part_5": 8, "Q29_B_Part_6": 1, "Q29_B_Part_7": 3, "Q29_B_Part_8": 4, "Q29_B_Part_9": 4, "Q29_B_Part_10": 2, "Q29_B_Part_11": 2, "Q29_B_Part_12": 2, "Q29_B_Part_13": 2, "Q29_B_Part_14": 5, "Q29_B_Part_15": 4, "Q29_B_Part_16": 1, "Q29_B_Part_17": 7, "Q29_B_OTHER": 0, "Q31_B_Part_1": 8, "Q31_B_Part_2": 1, "Q31_B_Part_3": 3, "Q31_B_Part_4": 0, "Q31_B_Part_5": 11, "Q31_B_Part_6": 1, "Q31_B_Part_7": 1, "Q31_B_Part_8": 2, "Q31_B_Part_9": 0, "Q31_B_Part_10": 0, "Q31_B_Part_11": 0, "Q31_B_Part_12": 0, "Q31_B_Part_13": 3, "Q31_B_Part_14": 8, "Q31_B_OTHER": 1, "Q33_B_Part_1": 9, "Q33_B_Part_2": 8, "Q33_B_Part_3": 10, "Q33_B_Part_4": 3, "Q33_B_Part_5": 10, "Q33_B_Part_6": 7, "Q33_B_Part_7": 5, "Q33_B_OTHER": 1, "Q34_B_Part_1": 7, "Q34_B_Part_2": 1, "Q34_B_Part_3": 2, "Q34_B_Part_4": 3, "Q34_B_Part_5": 1, "Q34_B_Part_6": 5, "Q34_B_Part_7": 7, "Q34_B_Part_8": 3, "Q34_B_Part_9": 3, "Q34_B_Part_10": 3, "Q34_B_Part_11": 4, "Q34_B_OTHER": 2, "Q35_B_Part_1": 3, "Q35_B_Part_2": 6, "Q35_B_Part_3": 3, "Q35_B_Part_4": 3, "Q35_B_Part_5": 10, "Q35_B_Part_6": 3, "Q35_B_Part_7": 4, "Q35_B_Part_8": 3, "Q35_B_Part_9": 3, "Q35_B_Part_10": 7, "Q35_B_OTHER": 3}, {"Q2": "Nonbinary", "Time from Start to Finish (seconds)": 52, "Q1": 52, "Q3": 52, "Q4": 50, "Q5": 48, "Q6": 47, "Q7_Part_1": 41, "Q7_Part_2": 14, "Q7_Part_3": 20, "Q7_Part_4": 8, "Q7_Part_5": 10, "Q7_Part_6": 1, "Q7_Part_7": 6, "Q7_Part_8": 1, "Q7_Part_9": 2, "Q7_Part_10": 10, "Q7_Part_11": 7, "Q7_Part_12": 0, "Q7_OTHER": 7, "Q8": 44, "Q9_Part_1": 22, "Q9_Part_2": 12, "Q9_Part_3": 6, "Q9_Part_4": 17, "Q9_Part_5": 10, "Q9_Part_6": 3, "Q9_Part_7": 14, "Q9_Part_8": 6, "Q9_Part_9": 8, "Q9_Part_10": 5, "Q9_Part_11": 1, "Q9_OTHER": 6, "Q10_Part_1": 15, "Q10_Part_2": 14, "Q10_Part_3": 1, "Q10_Part_4": 1, "Q10_Part_5": 7, "Q10_Part_6": 0, "Q10_Part_7": 2, "Q10_Part_8": 0, "Q10_Part_9": 0, "Q10_Part_10": 2, "Q10_Part_11": 5, "Q10_Part_12": 0, "Q10_Part_13": 10, "Q10_OTHER": 1, "Q11": 39, "Q12_Part_1": 18, "Q12_Part_2": 1, "Q12_Part_3": 20, "Q12_OTHER": 1, "Q13": 38, "Q14_Part_1": 27, "Q14_Part_2": 17, "Q14_Part_3": 10, "Q14_Part_4": 8, "Q14_Part_5": 5, "Q14_Part_6": 0, "Q14_Part_7": 0, "Q14_Part_8": 5, "Q14_Part_9": 3, "Q14_Part_10": 4, "Q14_Part_11": 6, "Q14_OTHER": 1, "Q15": 38, "Q16_Part_1": 23, "Q16_Part_2": 16, "Q16_Part_3": 17, "Q16_Part_4": 9, "Q16_Part_5": 2, "Q16_Part_6": 0, "Q16_Part_7": 9, "Q16_Part_8": 3, "Q16_Part_9": 2, "Q16_Part_10": 2, "Q16_Part_11": 1, "Q16_Part_12": 2, "Q16_Part_13": 4, "Q16_Part_14": 1, "Q16_Part_15": 5, "Q16_OTHER": 5, "Q17_Part_1": 25, "Q17_Part_2": 18, "Q17_Part_3": 13, "Q17_Part_4": 12, "Q17_Part_5": 3, "Q17_Part_6": 12, "Q17_Part_7": 14, "Q17_Part_8": 1, "Q17_Part_9": 8, "Q17_Part_10": 7, "Q17_Part_11": 2, "Q17_OTHER": 4, "Q18_Part_1": 6, "Q18_Part_2": 5, "Q18_Part_3": 5, "Q18_Part_4": 8, "Q18_Part_5": 4, "Q18_Part_6": 3, "Q18_OTHER": 0, "Q19_Part_1": 9, "Q19_Part_2": 3, "Q19_Part_3": 2, "Q19_Part_4": 6, "Q19_Part_5": 3, "Q19_OTHER": 1, "Q20": 22, "Q21": 22, "Q22": 22, "Q23_Part_1": 13, "Q23_Part_2": 8, "Q23_Part_3": 11, "Q23_Part_4": 8, "Q23_Part_5": 8, "Q23_Part_6": 5, "Q23_Part_7": 2, "Q23_OTHER": 1, "Q24": 20, "Q25": 20, "Q26_A_Part_1": 9, "Q26_A_Part_2": 5, "Q26_A_Part_3": 2, "Q26_A_Part_4": 0, "Q26_A_Part_5": 0, "Q26_A_Part_6": 0, "Q26_A_Part_7": 1, "Q26_A_Part_8": 0, "Q26_A_Part_9": 0, "Q26_A_Part_10": 0, "Q26_A_Part_11": 0, "Q26_A_OTHER": 0, "Q27_A_Part_1": 6, "Q27_A_Part_2": 5, "Q27_A_Part_3": 0, "Q27_A_Part_4": 3, "Q27_A_Part_5": 3, "Q27_A_Part_6": 2, "Q27_A_Part_7": 1, "Q27_A_Part_8": 0, "Q27_A_Part_9": 0, "Q27_A_Part_10": 0, "Q27_A_Part_11": 2, "Q27_A_OTHER": 0, "Q28_A_Part_1": 1, "Q28_A_Part_2": 0, "Q28_A_Part_3": 0, "Q28_A_Part_4": 1, "Q28_A_Part_5": 2, "Q28_A_Part_6": 0, "Q28_A_Part_7": 0, "Q28_A_Part_8": 0, "Q28_A_Part_9": 1, "Q28_A_Part_10": 9, "Q28_A_OTHER": 0, "Q29_A_Part_1": 3, "Q29_A_Part_2": 5, "Q29_A_Part_3": 3, "Q29_A_Part_4": 0, "Q29_A_Part_5": 2, "Q29_A_Part_6": 0, "Q29_A_Part_7": 0, "Q29_A_Part_8": 3, "Q29_A_Part_9": 2, "Q29_A_Part_10": 1, "Q29_A_Part_11": 1, "Q29_A_Part_12": 1, "Q29_A_Part_13": 0, "Q29_A_Part_14": 1, "Q29_A_Part_15": 1, "Q29_A_Part_16": 0, "Q29_A_Part_17": 3, "Q29_A_OTHER": 0, "Q30": 6, "Q31_A_Part_1": 1, "Q31_A_Part_2": 2, "Q31_A_Part_3": 1, "Q31_A_Part_4": 0, "Q31_A_Part_5": 2, "Q31_A_Part_6": 1, "Q31_A_Part_7": 0, "Q31_A_Part_8": 0, "Q31_A_Part_9": 0, "Q31_A_Part_10": 0, "Q31_A_Part_11": 0, "Q31_A_Part_12": 0, "Q31_A_Part_13": 0, "Q31_A_Part_14": 6, "Q31_A_OTHER": 0, "Q32": 1, "Q33_A_Part_1": 3, "Q33_A_Part_2": 3, "Q33_A_Part_3": 3, "Q33_A_Part_4": 1, "Q33_A_Part_5": 2, "Q33_A_Part_6": 2, "Q33_A_Part_7": 5, "Q33_A_OTHER": 2, "Q34_A_Part_1": 0, "Q34_A_Part_2": 0, "Q34_A_Part_3": 1, "Q34_A_Part_4": 0, "Q34_A_Part_5": 0, "Q34_A_Part_6": 2, "Q34_A_Part_7": 0, "Q34_A_Part_8": 1, "Q34_A_Part_9": 0, "Q34_A_Part_10": 0, "Q34_A_Part_11": 4, "Q34_A_OTHER": 1, "Q35_A_Part_1": 0, "Q35_A_Part_2": 1, "Q35_A_Part_3": 0, "Q35_A_Part_4": 0, "Q35_A_Part_5": 3, "Q35_A_Part_6": 0, "Q35_A_Part_7": 1, "Q35_A_Part_8": 0, "Q35_A_Part_9": 0, "Q35_A_Part_10": 8, "Q35_A_OTHER": 2, "Q36_Part_1": 0, "Q36_Part_2": 0, "Q36_Part_3": 0, "Q36_Part_4": 5, "Q36_Part_5": 1, "Q36_Part_6": 3, "Q36_Part_7": 2, "Q36_Part_8": 3, "Q36_Part_9": 5, "Q36_OTHER": 0, "Q37_Part_1": 17, "Q37_Part_2": 8, "Q37_Part_3": 17, "Q37_Part_4": 10, "Q37_Part_5": 4, "Q37_Part_6": 6, "Q37_Part_7": 5, "Q37_Part_8": 3, "Q37_Part_9": 2, "Q37_Part_10": 11, "Q37_Part_11": 4, "Q37_OTHER": 3, "Q38": 34, "Q39_Part_1": 11, "Q39_Part_2": 10, "Q39_Part_3": 15, "Q39_Part_4": 16, "Q39_Part_5": 3, "Q39_Part_6": 16, "Q39_Part_7": 6, "Q39_Part_8": 18, "Q39_Part_9": 13, "Q39_Part_10": 8, "Q39_Part_11": 1, "Q39_OTHER": 2, "Q26_B_Part_1": 13, "Q26_B_Part_2": 8, "Q26_B_Part_3": 18, "Q26_B_Part_4": 5, "Q26_B_Part_5": 6, "Q26_B_Part_6": 2, "Q26_B_Part_7": 2, "Q26_B_Part_8": 1, "Q26_B_Part_9": 5, "Q26_B_Part_10": 2, "Q26_B_Part_11": 4, "Q26_B_OTHER": 2, "Q27_B_Part_1": 6, "Q27_B_Part_2": 9, "Q27_B_Part_3": 2, "Q27_B_Part_4": 8, "Q27_B_Part_5": 6, "Q27_B_Part_6": 6, "Q27_B_Part_7": 10, "Q27_B_Part_8": 8, "Q27_B_Part_9": 6, "Q27_B_Part_10": 6, "Q27_B_Part_11": 3, "Q27_B_OTHER": 1, "Q28_B_Part_1": 2, "Q28_B_Part_2": 4, "Q28_B_Part_3": 3, "Q28_B_Part_4": 6, "Q28_B_Part_5": 7, "Q28_B_Part_6": 7, "Q28_B_Part_7": 7, "Q28_B_Part_8": 10, "Q28_B_Part_9": 8, "Q28_B_Part_10": 4, "Q28_B_OTHER": 1, "Q29_B_Part_1": 11, "Q29_B_Part_2": 11, "Q29_B_Part_3": 7, "Q29_B_Part_4": 6, "Q29_B_Part_5": 11, "Q29_B_Part_6": 6, "Q29_B_Part_7": 3, "Q29_B_Part_8": 8, "Q29_B_Part_9": 6, "Q29_B_Part_10": 2, "Q29_B_Part_11": 3, "Q29_B_Part_12": 2, "Q29_B_Part_13": 3, "Q29_B_Part_14": 6, "Q29_B_Part_15": 5, "Q29_B_Part_16": 4, "Q29_B_Part_17": 4, "Q29_B_OTHER": 2, "Q31_B_Part_1": 7, "Q31_B_Part_2": 5, "Q31_B_Part_3": 8, "Q31_B_Part_4": 1, "Q31_B_Part_5": 11, "Q31_B_Part_6": 3, "Q31_B_Part_7": 1, "Q31_B_Part_8": 2, "Q31_B_Part_9": 0, "Q31_B_Part_10": 1, "Q31_B_Part_11": 1, "Q31_B_Part_12": 1, "Q31_B_Part_13": 4, "Q31_B_Part_14": 11, "Q31_B_OTHER": 1, "Q33_B_Part_1": 11, "Q33_B_Part_2": 8, "Q33_B_Part_3": 11, "Q33_B_Part_4": 5, "Q33_B_Part_5": 6, "Q33_B_Part_6": 7, "Q33_B_Part_7": 7, "Q33_B_OTHER": 2, "Q34_B_Part_1": 6, "Q34_B_Part_2": 2, "Q34_B_Part_3": 5, "Q34_B_Part_4": 3, "Q34_B_Part_5": 3, "Q34_B_Part_6": 6, "Q34_B_Part_7": 6, "Q34_B_Part_8": 2, "Q34_B_Part_9": 3, "Q34_B_Part_10": 3, "Q34_B_Part_11": 5, "Q34_B_OTHER": 2, "Q35_B_Part_1": 0, "Q35_B_Part_2": 4, "Q35_B_Part_3": 0, "Q35_B_Part_4": 1, "Q35_B_Part_5": 4, "Q35_B_Part_6": 1, "Q35_B_Part_7": 0, "Q35_B_Part_8": 1, "Q35_B_Part_9": 0, "Q35_B_Part_10": 15, "Q35_B_OTHER": 2}]}}
